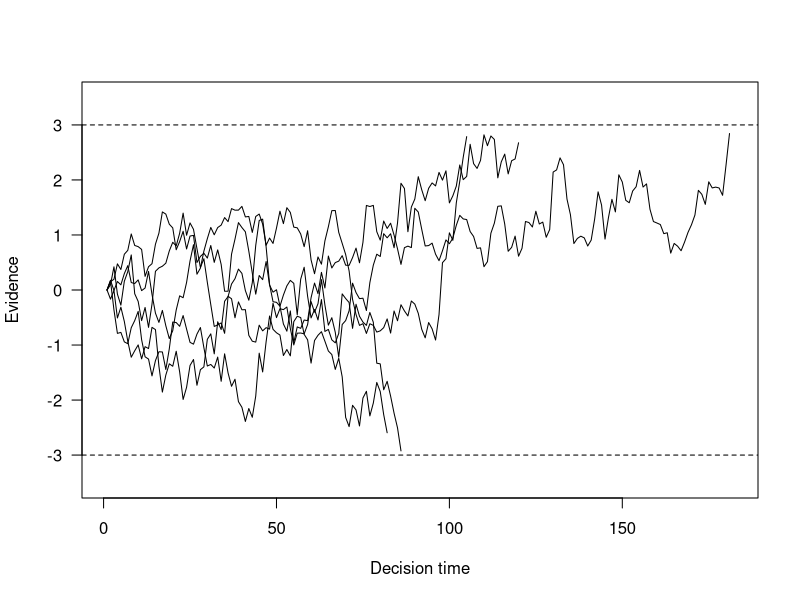
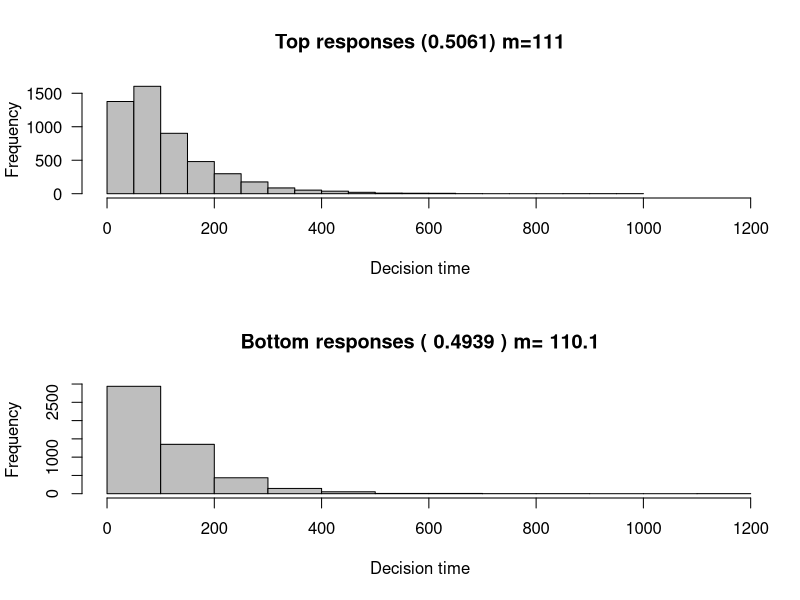
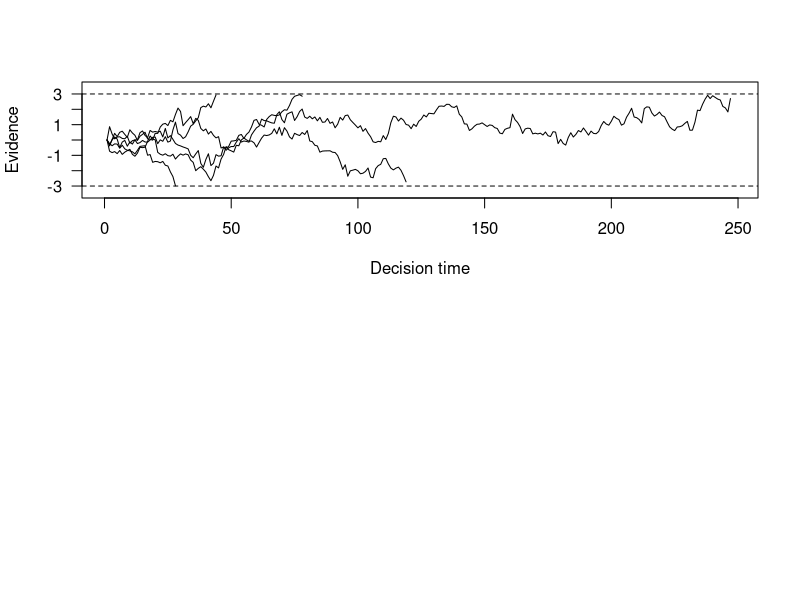
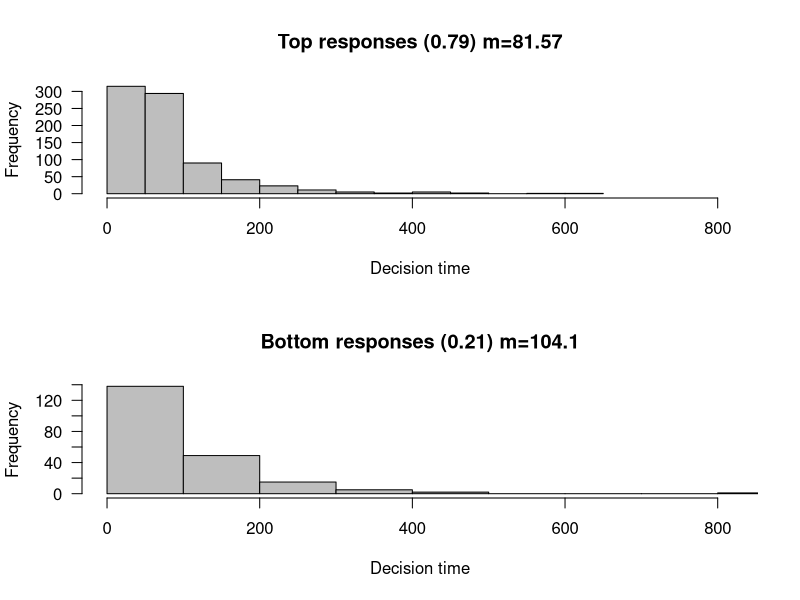

Write the R code that produced these figures, in order.
## ---- chunk 1

#random-walk model
nreps <- 10000 #number of random-walks (decisions)
nsamples <- 2000 #number of times that evidence is being sampled for each decision

drift <- 0.0 #noninformative stimulus
             #drift rate: amount of evidence available during sampling
sdrw <- 0.3  #noise in the evidence as standard deviation
criterion <- 3 #response criterion (the distance of the 2 boundaries from origin)

latencies <- rep(0, nreps) #vector containing zeros
responses <- rep(0, nreps) #vector containing zeros
evidence <- matrix(0, nreps, nsamples+1) #a matric containing zeros
for (i in c(1:nreps)) {
  evidence[i,] <- cumsum(c(0, rnorm(nsamples, drift, sdrw))) #evidence accumulation
  p <- which(abs(evidence[i,])>criterion)[1] #the step at which decision is made (the column)
  responses[i] <- sign(evidence[i,p]) #return +1 or -1
  latencies[i] <- p
}

#View(evidence)
## ---- chunk 2

#plot up to 5 random-walk paths
tbpn <- min(nreps, 5) #to-be-plotted-number
plot(1:max(latencies[1:tbpn])+10, # create x-axis as needed (what the longest latency?
     type="n", #create empty plot
     las=1, #make the y-axis labels horizontal
     ylim=c(-criterion-.5, criterion+.5), #set y-axis limit, give extra room above and below criterion
     ylab="Evidence", xlab="Decision time")
for (i in c(1:tbpn)) {
       lines(evidence[i, 1:(latencies[i]-1)]) #this is the values in row i, which is the evidence sampling. -1 means plot the line just before the decision
}
abline(h=c(criterion, -criterion), lty="dashed") #create a dashed line for criterion (upper & lower decision treshold)
## ---- chunk 3

#plot histogram latencies
par(mfrow=c(2,1)) #split the plotting area into 2 rows and 1 column
toprt <- latencies[responses>0] #latencies that corresponds to +1
topprop <- length(toprt)/nreps #proportion of top responses relative to all trials
hist(toprt, col="gray",
     xlab="Decision time", xlim=c(0, max(latencies)),
     main=paste("Top responses (", as.numeric(topprop),
     ") m=", as.character(signif(mean(toprt),4)),
     sep=""), las=1)
botrt <- latencies[responses<0] #latencies that corresponds to -1
botprop <- length(botrt)/nreps
hist(botrt, col="gray",
     xlab="Decision time", xlim=c(0, max(latencies)),
     main=paste("Bottom responses (", as.numeric(botprop),
                ") m=", as.character(signif(mean(botrt), 4))
                )
     )
## ---- chunk 4

#random walk model with unequal latencies between responses classes
nreps <- 1000
nsamples <- 2000

drift <- 0.03  # 0 = noninformative stimulus; >0 = informative
sdrw <- 0.3
criterion <- 3 
t2tsd  <- c(0.0,0.025)

latencies <- rep(0,nreps)
responses <- rep(0,nreps)
evidence <- matrix(0, nreps, nsamples+1) 
for (i in c(1:nreps)) { 
  sp <- rnorm(1,0,t2tsd[1]) 
  dr <- rnorm(1,drift,t2tsd[2]) 
  evidence[i,] <- cumsum(c(sp,rnorm(nsamples,dr,sdrw))) 
  p <-  which(abs(evidence[i,])>criterion)[1]
  responses[i] <- sign(evidence[i,p])
  latencies[i]  <- p
}
## ---- chunk 5

#plot up to 5 random walk paths
tbpn <- min(nreps,5)
plot(1:max(latencies[1:tbpn])+10,type="n",las=1,
     ylim=c(-criterion-.5,criterion+.5),
     ylab="Evidence",xlab="Decision time")
for (i in c(1:tbpn)) {
  lines(evidence[i,1:(latencies[i]-1)])   
}
abline(h=c(criterion,-criterion),lty="dashed")  
## ---- chunk 6

#plot histograms of latencies
par(mfrow=c(2,1))
toprt <- latencies[responses>0]
topprop <- length(toprt)/nreps
hist(toprt,col="gray",
     xlab="Decision time", xlim=c(0,max(latencies)),
     main=paste("Top responses (",as.numeric(topprop),
          ") m=",as.character(signif(mean(toprt),4)),
          sep=""),las=1)
botrt <- latencies[responses<0]
botprop <- length(botrt)/nreps
hist(botrt,col="gray",
     xlab="Decision time",xlim=c(0,max(latencies)),
     main=paste("Bottom responses (",as.numeric(botprop),
          ") m=",as.character(signif(mean(botrt),4)),
          sep=""),las=1)
